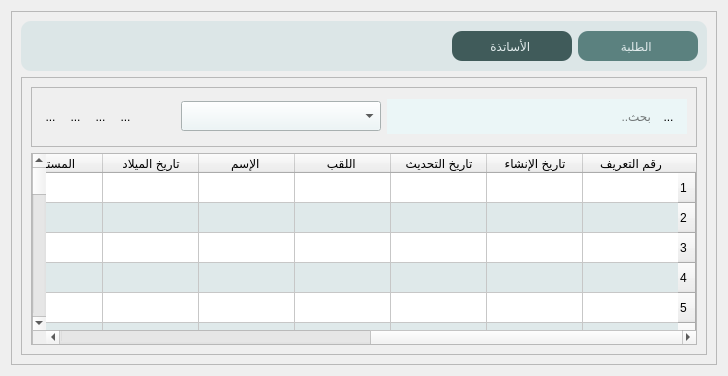
         <widget class="QWidget" name="page_3">
          <layout class="QGridLayout" name="gridLayout_17">
           <item row="0" column="0">
            <widget class="QFrame" name="frame_15">
             <property name="frameShape">
              <enum>QFrame::StyledPanel</enum>
             </property>
             <property name="frameShadow">
              <enum>QFrame::Raised</enum>
             </property>
             <layout class="QGridLayout" name="gridLayout_21">
              <item row="0" column="0">
               <widget class="QFrame" name="frame_42">
                <property name="minimumSize">
                 <size>
                  <width>0</width>
                  <height>50</height>
                 </size>
                </property>
                <property name="styleSheet">
                 <string notr="true">background-color: rgb(220, 230, 231);
border-radius:10px</string>
                </property>
                <property name="frameShape">
                 <enum>QFrame::StyledPanel</enum>
                </property>
                <property name="frameShadow">
                 <enum>QFrame::Raised</enum>
                </property>
                <layout class="QGridLayout" name="gridLayout_88">
                 <item row="1" column="0">
                  <spacer name="horizontalSpacer_17">
                   <property name="orientation">
                    <enum>Qt::Horizontal</enum>
                   </property>
                   <property name="sizeHint" stdset="0">
                    <size>
                     <width>40</width>
                     <height>20</height>
                    </size>
                   </property>
                  </spacer>
                 </item>
                 <item row="1" column="3">
                  <widget class="QPushButton" name="ProductsButton">
                   <property name="minimumSize">
                    <size>
                     <width>120</width>
                     <height>30</height>
                    </size>
                   </property>
                   <property name="maximumSize">
                    <size>
                     <width>100</width>
                     <height>16777215</height>
                    </size>
                   </property>
                   <property name="styleSheet">
                    <string notr="true">QPushButton{
	color: rgb(226, 236, 237);
	border-radius:10px;
	background-color: rgb(91, 129, 127);
	font: 10pt &quot;Rockwell&quot;;
}

QPushButton:Pressed{
	color: rgb(91, 129, 127);
}</string>
                   </property>
                   <property name="text">
                    <string>الطلبة </string>
                   </property>
                  </widget>
                 </item>
                 <item row="1" column="2">
                  <widget class="QPushButton" name="SuppliersButton">
                   <property name="minimumSize">
                    <size>
                     <width>120</width>
                     <height>30</height>
                    </size>
                   </property>
                   <property name="maximumSize">
                    <size>
                     <width>100</width>
                     <height>16777215</height>
                    </size>
                   </property>
                   <property name="styleSheet">
                    <string notr="true">QPushButton{
	background-color: rgb(64, 91, 90);
	color: rgb(226, 236, 237);
	border-radius:10px;
	font: 9pt &quot;Rockwell&quot;;
}

QPushButton:hover{
	background-color: rgb(91, 129, 127);
	font: 10pt &quot;Rockwell&quot;;
}</string>
                   </property>
                   <property name="text">
                    <string>الأساتذة </string>
                   </property>
                  </widget>
                 </item>
                </layout>
               </widget>
              </item>
              <item row="1" column="0">
               <widget class="QFrame" name="Productsframe">
                <property name="minimumSize">
                 <size>
                  <width>0</width>
                  <height>200</height>
                 </size>
                </property>
                <property name="frameShape">
                 <enum>QFrame::StyledPanel</enum>
                </property>
                <property name="frameShadow">
                 <enum>QFrame::Raised</enum>
                </property>
                <layout class="QGridLayout" name="gridLayout_84">
                 <item row="2" column="0">
                  <widget class="QTableWidget" name="tableWidget">
                   <property name="layoutDirection">
                    <enum>Qt::RightToLeft</enum>
                   </property>
                   <property name="styleSheet">
                    <string notr="true">selection-background-color: rgb(234, 234, 234);
selection-color: rgb(64, 91, 90);
alternate-background-color: rgb(223, 233, 234);</string>
                   </property>
                   <property name="alternatingRowColors">
                    <bool>true</bool>
                   </property>
                   <property name="showGrid">
                    <bool>true</bool>
                   </property>
                   <property name="rowCount">
                    <number>50</number>
                   </property>
                   <attribute name="horizontalHeaderDefaultSectionSize">
                    <number>96</number>
                   </attribute>
                   <row/>
                   <row/>
                   <row/>
                   <row/>
                   <row/>
                   <row/>
                   <row/>
                   <row/>
                   <row/>
                   <row/>
                   <row/>
                   <row/>
                   <row/>
                   <row/>
                   <row/>
                   <row/>
                   <row/>
                   <row/>
                   <row/>
                   <row/>
                   <row/>
                   <row/>
                   <row/>
                   <row/>
                   <row/>
                   <row/>
                   <row/>
                   <row/>
                   <row/>
                   <row/>
                   <row/>
                   <row/>
                   <row/>
                   <row/>
                   <row/>
                   <row/>
                   <row/>
                   <row/>
                   <row/>
                   <row/>
                   <row/>
                   <row/>
                   <row/>
                   <row/>
                   <row/>
                   <row/>
                   <row/>
                   <row/>
                   <row/>
                   <row/>
                   <column>
                    <property name="text">
                     <string>رقم التعريف</string>
                    </property>
                   </column>
                   <column>
                    <property name="text">
                     <string>تاريخ الإنشاء</string>
                    </property>
                   </column>
                   <column>
                    <property name="text">
                     <string>تاريخ التحديث</string>
                    </property>
                   </column>
                   <column>
                    <property name="text">
                     <string>اللقب </string>
                    </property>
                   </column>
                   <column>
                    <property name="text">
                     <string>الإسم </string>
                    </property>
                   </column>
                   <column>
                    <property name="text">
                     <string>تاريخ الميلاد</string>
                    </property>
                   </column>
                   <column>
                    <property name="text">
                     <string>المستوى </string>
                    </property>
                   </column>
                   <column>
                    <property name="text">
                     <string>رقم هاتف الولي</string>
                    </property>
                   </column>
                   <column>
                    <property name="text">
                     <string>الاستاذة </string>
                    </property>
                   </column>
                   <column>
                    <property name="text">
                     <string>الفوج</string>
                    </property>
                   </column>
                   <column>
                    <property name="text">
                     <string>وصف</string>
                    </property>
                   </column>
                   <column>
                    <property name="text">
                     <string>الصورة</string>
                    </property>
                   </column>
                  </widget>
                 </item>
                 <item row="1" column="0">
                  <widget class="QFrame" name="frame_24">
                   <property name="minimumSize">
                    <size>
                     <width>0</width>
                     <height>60</height>
                    </size>
                   </property>
                   <property name="frameShape">
                    <enum>QFrame::StyledPanel</enum>
                   </property>
                   <property name="frameShadow">
                    <enum>QFrame::Raised</enum>
                   </property>
                   <layout class="QGridLayout" name="gridLayout_43">
                    <item row="0" column="11">
                     <widget class="QFrame" name="frame_33">
                      <property name="minimumSize">
                       <size>
                        <width>300</width>
                        <height>0</height>
                       </size>
                      </property>
                      <property name="maximumSize">
                       <size>
                        <width>300</width>
                        <height>16777215</height>
                       </size>
                      </property>
                      <property name="styleSheet">
                       <string notr="true">background-color: rgb(235, 246, 247);
border-radius:20px;</string>
                      </property>
                      <property name="frameShape">
                       <enum>QFrame::StyledPanel</enum>
                      </property>
                      <property name="frameShadow">
                       <enum>QFrame::Raised</enum>
                      </property>
                      <layout class="QGridLayout" name="gridLayout_44">
                       <item row="0" column="1">
                        <widget class="QLineEdit" name="SearchlineEdit">
                         <property name="styleSheet">
                          <string notr="true">border:non;</string>
                         </property>
                         <property name="placeholderText">
                          <string>بحث..</string>
                         </property>
                        </widget>
                       </item>
                       <item row="0" column="2">
                        <widget class="QToolButton" name="SearchtoolButton">
                         <property name="styleSheet">
                          <string notr="true">border:non;</string>
                         </property>
                         <property name="text">
                          <string>...</string>
                         </property>
                         <property name="icon">
                          <iconset>
                           <normaloff>../Projects/InvenTrack/Icons/Green/search (2).png</normaloff>../Projects/InvenTrack/Icons/Green/search (2).png</iconset>
                         </property>
                        </widget>
                       </item>
                      </layout>
                     </widget>
                    </item>
                    <item row="0" column="6">
                     <widget class="QToolButton" name="CopytoolButton">
                      <property name="styleSheet">
                       <string notr="true">border:none;</string>
                      </property>
                      <property name="text">
                       <string>...</string>
                      </property>
                      <property name="icon">
                       <iconset>
                        <normaloff>../Projects/InvenTrack/Icons/Green/copy-alt.png</normaloff>../Projects/InvenTrack/Icons/Green/copy-alt.png</iconset>
                      </property>
                     </widget>
                    </item>
                    <item row="0" column="9">
                     <spacer name="horizontalSpacer_5">
                      <property name="orientation">
                       <enum>Qt::Horizontal</enum>
                      </property>
                      <property name="sizeHint" stdset="0">
                       <size>
                        <width>40</width>
                        <height>20</height>
                       </size>
                      </property>
                     </spacer>
                    </item>
                    <item row="0" column="10">
                     <widget class="QComboBox" name="SearchByColorcomboBox">
                      <property name="minimumSize">
                       <size>
                        <width>200</width>
                        <height>30</height>
                       </size>
                      </property>
                      <property name="styleSheet">
                       <string notr="true">background-color: rgb(235, 246, 247);</string>
                      </property>
                     </widget>
                    </item>
                    <item row="0" column="5">
                     <widget class="QToolButton" name="RotatetoolButton">
                      <property name="styleSheet">
                       <string notr="true">border:none;</string>
                      </property>
                      <property name="text">
                       <string>...</string>
                      </property>
                      <property name="icon">
                       <iconset>
                        <normaloff>../Projects/InvenTrack/Icons/Green/rotate-left (3).png</normaloff>../Projects/InvenTrack/Icons/Green/rotate-left (3).png</iconset>
                      </property>
                     </widget>
                    </item>
                    <item row="0" column="3">
                     <widget class="QToolButton" name="AddProducttoolButton">
                      <property name="styleSheet">
                       <string notr="true">border:none;</string>
                      </property>
                      <property name="text">
                       <string>...</string>
                      </property>
                      <property name="icon">
                       <iconset>
                        <normaloff>../Projects/InvenTrack/Icons/Green/add (3)fsqf.png</normaloff>../Projects/InvenTrack/Icons/Green/add (3)fsqf.png</iconset>
                      </property>
                     </widget>
                    </item>
                    <item row="0" column="4">
                     <widget class="QToolButton" name="DeltoolButton">
                      <property name="styleSheet">
                       <string notr="true">border:none;</string>
                      </property>
                      <property name="text">
                       <string>...</string>
                      </property>
                      <property name="icon">
                       <iconset>
                        <normaloff>../Projects/InvenTrack/Icons/Green/trash (2).png</normaloff>../Projects/InvenTrack/Icons/Green/trash (2).png</iconset>
                      </property>
                     </widget>
                    </item>
                   </layout>
                  </widget>
                 </item>
                </layout>
               </widget>
              </item>
             </layout>
            </widget>
           </item>
          </layout>
         </widget>
